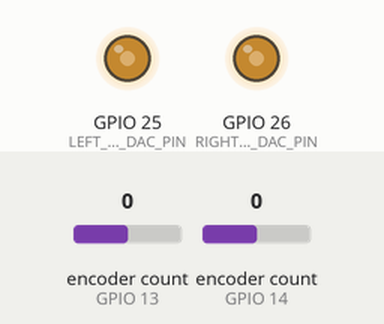
The sketch below on a simulated ESP32. Shown: output pins drawn as LEDs (lit = HIGH). The inputs (shaded band) are chosen by the test bench; at power-on: encoder count (sensors on GPIO 14, GPIO 13) 0. Pins used as bus, display or sensor lines are not drawn; what the sketch prints to the serial monitor is not drawn.

Above: at 1.9 s.
2.0 s: encoder count (sensor on GPIO 14) set to 4
At 2.7 s:
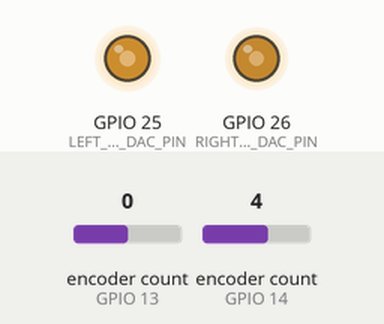
3.5 s: encoder count (sensor on GPIO 13) set to -1
At 3.8 s:
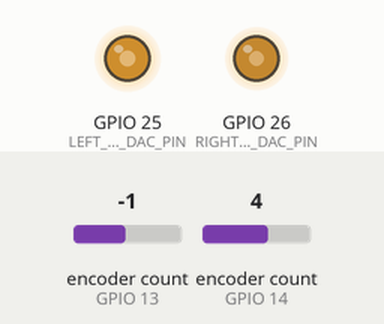
6.5 s: encoder count (sensor on GPIO 13) set to -2
At 7.4 s:
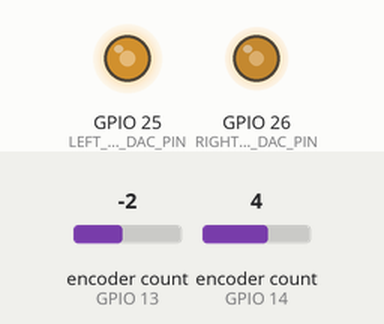
9.5 s: encoder count (sensor on GPIO 14) set to 5
At 10.9 s:
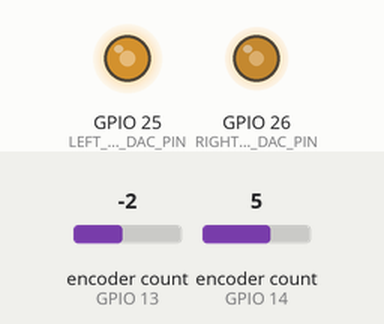
Timing chart, 0 to 12.0 s (numbered marks = the images above; inputs shaded):
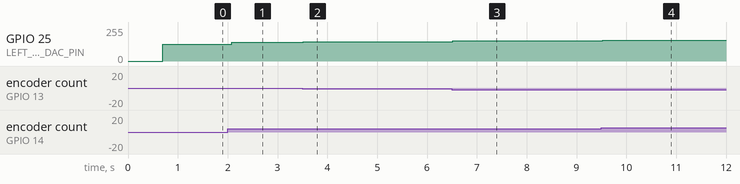

The sketch:

joystick_esp32.ino
```cpp
#include <Arduino.h>
#include <Encoder.h>
#include <math.h>

// -----------------------------------------------------------------------------
// ESP32 joystick -> left/right BLDC throttle controller
// Uses real DAC outputs on GPIO25 and GPIO26, not PWM.
// Change pins here if needed.
// -----------------------------------------------------------------------------

// ---------------- Debug mode and settings ----------------
const bool debugMode     = true;   // If false, disables all debug printing
const bool enableTimer   = false;  // debugMode must also be true
const bool showThrottle  = false;  // debugMode must also be true
const bool showRatios    = false;  // debugMode must also be true
const bool showXY        = true;   // debugMode must also be true

// ---------------- Pin settings ----------------
// Choose normal ESP32 GPIOs. Avoid GPIO6-11. Avoid boot pins if possible.
// GPIO25 and GPIO26 are the ESP32 DAC pins.

const uint8_t X_ENC_A_PIN = 14;   // old RED1
const uint8_t X_ENC_B_PIN = 17;   // old RED2
const uint8_t Y_ENC_A_PIN = 13;   // old BROWN1
const uint8_t Y_ENC_B_PIN = 16;   // old BROWN2

// Optional button wiring, same idea as old WHITE1/WHITE2:
// one pin is driven LOW, the other is read with INPUT_PULLUP.
const uint8_t BUTTON_GND_PIN = 32; // old WHITE1
const uint8_t BUTTON_IN_PIN  = 33; // old WHITE2

// Optional unused encoder/spinner pins, kept here for easy future use.
// const uint8_t SPINNER_A_PIN = 27; // old ORAN1
// const uint8_t SPINNER_B_PIN = 18; // old ORAN2

const uint8_t LEFT_THROTTLE_DAC_PIN  = 25; // ESP32 DAC1
const uint8_t RIGHT_THROTTLE_DAC_PIN = 26; // ESP32 DAC2

const uint8_t POWER_ON_PIN = 32;

// ---------------- Encoder objects ----------------
Encoder xAxis(X_ENC_A_PIN, X_ENC_B_PIN);
Encoder yAxis(Y_ENC_A_PIN, Y_ENC_B_PIN);
// Encoder spinner(SPINNER_A_PIN, SPINNER_B_PIN);

// -----------------------------------------------------------------------------
// Important values
// -----------------------------------------------------------------------------

// Set these for your BLDC controller throttle input.
const float DAC_SUPPLY_V       = 3.30f; // ESP32 DAC full-scale reference, approximately 3.3 V
const float THROTTLE_OFF_V     = 0.00f; // used briefly before controller enable
const float THROTTLE_IDLE_V    = 1.60f; // no-throttle voltage when joystick is centered
const float THROTTLE_MAX_V     = 3.00f; // max throttle voltage

const float maxSteps           = 68.0f;
const float minToMaxTimeMs     = 500.0f; // ramp time from idle to max throttle
const int resetError           = 3;      // encoder counts near center before auto-zero

// Expo values. 0.0 = linear, higher = softer near center.
const float turningExpo        = 0.30f;
const float speedExpo          = 0.30f;

// -----------------------------------------------------------------------------
// Runtime variables
// -----------------------------------------------------------------------------
unsigned long loopTimerStartMs = 0;
float timerAvg = 0.0f;
unsigned long timerCount = 0;

long positionX = -999999;
long positionY = -999999;

float targetLeftV = THROTTLE_IDLE_V;
float targetRightV = THROTTLE_IDLE_V;
float currentLeftV = THROTTLE_IDLE_V;
float currentRightV = THROTTLE_IDLE_V;

float leftThrottleRatio = 0.0f;
float rightThrottleRatio = 0.0f;

unsigned long lastRampTime = 0;
unsigned long lastMoveTime = 0;
bool lastMoveTrue = false;

int oldButton = HIGH;

// -----------------------------------------------------------------------------
// Helper functions
// -----------------------------------------------------------------------------
long capMaxSteps(long x, float maxS) {
  long limit = lroundf(maxS);

  if (x > limit)  return limit;
  if (x < -limit) return -limit;
  return x;
}

float applyExpo(float x, float expo) {
  return (1.0f - expo) * x + expo * x * x * x;
}

float ratioToVoltage(float ratio) {
  ratio = constrain(ratio, 0.0f, 1.0f);
  return THROTTLE_IDLE_V + ratio * (THROTTLE_MAX_V - THROTTLE_IDLE_V);
}

int voltageToDacValue(float voltage) {
  voltage = constrain(voltage, 0.0f, DAC_SUPPLY_V);
  return lroundf((voltage / DAC_SUPPLY_V) * 255.0f);
}

void writeThrottleVolts(float leftV, float rightV) {
  dacWrite(LEFT_THROTTLE_DAC_PIN, voltageToDacValue(leftV));
  dacWrite(RIGHT_THROTTLE_DAC_PIN, voltageToDacValue(rightV));
}

float rampToward(float current, float target, float maxStep) {
  if (target > current + maxStep) return current + maxStep;
  if (target < current - maxStep) return current - maxStep;
  return target;
}

void printDebug(long x, long y, float turningRatio, float speedRatio) {
  if (!debugMode) return;

  if (showXY) {
    Serial.println();
    Serial.print("X: ");
    Serial.print(x);
    Serial.print(", Y: ");
    Serial.print(y);
  }

  if (showRatios) {
    Serial.print(", Turn: ");
    Serial.print(turningRatio, 3);
    Serial.print(", Speed: ");
    Serial.print(speedRatio, 3);
    Serial.print(", L ratio: ");
    Serial.print(leftThrottleRatio, 3);
    Serial.print(", R ratio: ");
    Serial.print(rightThrottleRatio, 3);
  }

  if (showThrottle) {
    Serial.print(", Target L V: ");
    Serial.print(targetLeftV, 3);
    Serial.print(", Target R V: ");
    Serial.print(targetRightV, 3);
    Serial.print(", DAC L: ");
    Serial.print(voltageToDacValue(currentLeftV));
    Serial.print(", DAC R: ");
    Serial.print(voltageToDacValue(currentRightV));
  }
}

// -----------------------------------------------------------------------------
// Setup
// -----------------------------------------------------------------------------
void setup() {
  if (debugMode || enableTimer) {
    Serial.begin(115200);
    delay(500);
    Serial.println("ESP32 joystick throttle controller starting...");
  }

  pinMode(BUTTON_GND_PIN, OUTPUT);
  digitalWrite(BUTTON_GND_PIN, LOW);
  pinMode(BUTTON_IN_PIN, INPUT_PULLUP);

  pinMode(POWER_ON_PIN, OUTPUT);
  digitalWrite(POWER_ON_PIN, LOW);

  // Start with outputs safe before enabling the controller.
  writeThrottleVolts(THROTTLE_OFF_V, THROTTLE_OFF_V);
  delay(200);

  // Then set no-throttle/idle voltage and enable controller.
  currentLeftV = THROTTLE_IDLE_V;
  currentRightV = THROTTLE_IDLE_V;
  targetLeftV = THROTTLE_IDLE_V;
  targetRightV = THROTTLE_IDLE_V;
  writeThrottleVolts(currentLeftV, currentRightV);

  digitalWrite(POWER_ON_PIN, HIGH);

  lastRampTime = millis();
  lastMoveTime = millis();
}

// -----------------------------------------------------------------------------
// Main loop
// -----------------------------------------------------------------------------
void loop() {
  if (enableTimer) {
    loopTimerStartMs = millis();
  }

  long rawX = xAxis.read();
  long rawY = yAxis.read();

  long newX = capMaxSteps(rawX, maxSteps);
  long newY = capMaxSteps(rawY, maxSteps);

  // If the encoder count went outside the allowed range, write the capped value
  // back to the encoder object so it does not keep accumulating error.
  if (newX != rawX) xAxis.write(newX);
  if (newY != rawY) yAxis.write(newY);

  // Optional button reset.
  // Uncomment this if the white button should reset the joystick center.
  /*
  int button = digitalRead(BUTTON_IN_PIN);
  if (button != oldButton && button == HIGH) {
    xAxis.write(0);
    yAxis.write(0);
    newX = 0;
    newY = 0;
    Serial.println("Button reset");
  }
  oldButton = button;
  */

  if (newX != positionX || newY != positionY) {
    positionX = newX;
    positionY = newY;
    lastMoveTime = millis();
    lastMoveTrue = true;
  }

  long calcX = newX;
  long calcY = -newY; // keep original direction from Uno code

  // No reverse in this version. Pulling joystick backward gives zero speed.
  if (calcY < 0) {
    calcY = 0;
  }

  // Y controls speed, X controls left/right mixing.
  float turningRatio = (float)calcX / maxSteps;
  float speedRatio   = (float)calcY / maxSteps;

  turningRatio = applyExpo(turningRatio, turningExpo);
  speedRatio   = applyExpo(speedRatio, speedExpo);

  turningRatio = constrain(turningRatio, -1.0f, 1.0f);
  speedRatio   = constrain(speedRatio, 0.0f, 1.0f);

  // ---------------------------------------------------------------------------
  // Finished throttleRatio section
  // ---------------------------------------------------------------------------
  // This keeps the original intended tank/differential mixer:
  //   left  = speed + turn
  //   right = speed - turn
  // Then it normalizes if either side is above 1.0.
  // Negative values are clamped to 0 because this version has no reverse output.
  leftThrottleRatio  = speedRatio + turningRatio;
  rightThrottleRatio = speedRatio - turningRatio;

  float maxMag = fmaxf(fabsf(leftThrottleRatio), fabsf(rightThrottleRatio));
  if (maxMag > 1.0f) {
    leftThrottleRatio  /= maxMag;
    rightThrottleRatio /= maxMag;
  }

  leftThrottleRatio  = constrain(leftThrottleRatio, 0.0f, 1.0f);
  rightThrottleRatio = constrain(rightThrottleRatio, 0.0f, 1.0f);

  targetLeftV  = ratioToVoltage(leftThrottleRatio);
  targetRightV = ratioToVoltage(rightThrottleRatio);

  printDebug(calcX, calcY, turningRatio, speedRatio);

  // If controller is still for 3 seconds near the center, recalibrate position to 0.
  if (((millis() - lastMoveTime) > 3000) &&
      (-resetError <= newX) && (newX <= resetError) &&
      (-resetError <= newY) && (newY <= resetError) &&
      lastMoveTrue) {

    xAxis.write(0);
    yAxis.write(0);
    positionX = 0;
    positionY = 0;
    lastMoveTrue = false;
    lastMoveTime = millis();

    targetLeftV = THROTTLE_IDLE_V;
    targetRightV = THROTTLE_IDLE_V;

    if (debugMode) {
      Serial.println("\nReset axes to zero");
    }
  }

  // Ramp the actual output voltage toward the target every loop.
  unsigned long now = millis();
  float dtMs = (float)(now - lastRampTime);
  lastRampTime = now;

  float throttleRangeV = THROTTLE_MAX_V - THROTTLE_IDLE_V;
  float maxStepV = (throttleRangeV / minToMaxTimeMs) * dtMs;

  currentLeftV  = rampToward(currentLeftV, targetLeftV, maxStepV);
  currentRightV = rampToward(currentRightV, targetRightV, maxStepV);

  writeThrottleVolts(currentLeftV, currentRightV);

  if (enableTimer) {
    unsigned long sample = millis() - loopTimerStartMs;
    timerCount++;
    timerAvg += ((float)sample - timerAvg) / (float)timerCount;

    if (debugMode) {
      Serial.print("\nTimer AVG ms: ");
      Serial.println(timerAvg, 3);
    }
  }
}
```

Measured:
- after the input at 2.0 s, GPIO 25 (LEFT_THROTTLE_DAC_PIN): 124/255 → 142/255 after 0.08 s
- after the input at 3.5 s, GPIO 25 (LEFT_THROTTLE_DAC_PIN): 142/255 → 146/255 at once
- after the input at 6.5 s, GPIO 25 (LEFT_THROTTLE_DAC_PIN): 146/255 → 151/255 at once
- after the input at 9.5 s, GPIO 25 (LEFT_THROTTLE_DAC_PIN): 151/255 → 156/255 at once
